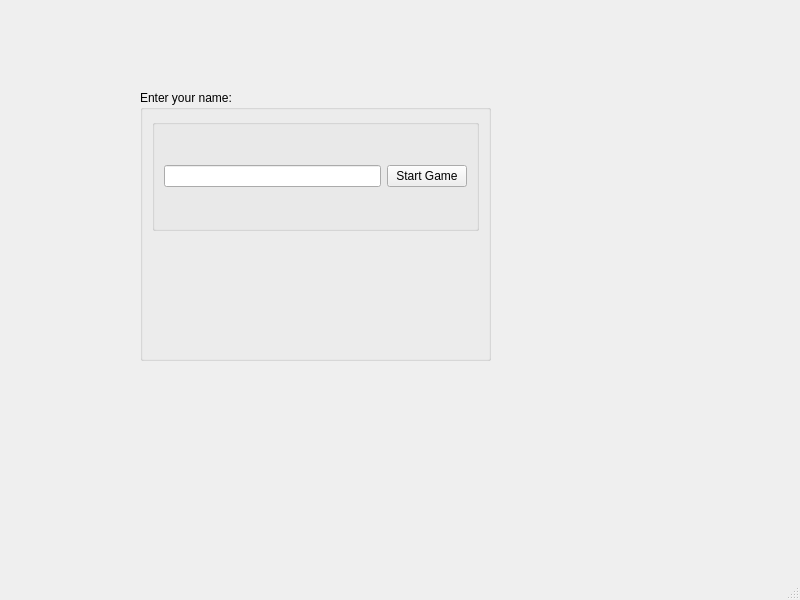
<?xml version="1.0" encoding="UTF-8"?>
<ui version="4.0">
 <class>MultiplayerMenu</class>
 <widget class="QMainWindow" name="MultiplayerMenu">
  <property name="geometry">
   <rect>
    <x>0</x>
    <y>0</y>
    <width>800</width>
    <height>600</height>
   </rect>
  </property>
  <property name="windowTitle">
   <string>MainWindow</string>
  </property>
  <widget class="QWidget" name="centralwidget">
   <widget class="QGroupBox" name="groupBox">
    <property name="geometry">
     <rect>
      <x>140</x>
      <y>90</y>
      <width>351</width>
      <height>271</height>
     </rect>
    </property>
    <property name="title">
     <string>Enter your name: </string>
    </property>
    <layout class="QVBoxLayout" name="verticalLayout">
     <item>
      <widget class="QGroupBox" name="groupBox_2">
       <property name="title">
        <string/>
       </property>
       <layout class="QHBoxLayout" name="horizontalLayout">
        <item>
         <widget class="QLineEdit" name="leName">
          <property name="text">
           <string/>
          </property>
         </widget>
        </item>
        <item>
         <widget class="QPushButton" name="connectBtn">
          <property name="text">
           <string>Start Game</string>
          </property>
         </widget>
        </item>
       </layout>
      </widget>
     </item>
     <item>
      <widget class="QLabel" name="laError">
       <property name="text">
        <string/>
       </property>
      </widget>
     </item>
    </layout>
   </widget>
  </widget>
  <widget class="QMenuBar" name="menubar">
   <property name="geometry">
    <rect>
     <x>0</x>
     <y>0</y>
     <width>800</width>
     <height>21</height>
    </rect>
   </property>
  </widget>
  <widget class="QStatusBar" name="statusbar"/>
 </widget>
 <resources/>
 <connections/>
</ui>
